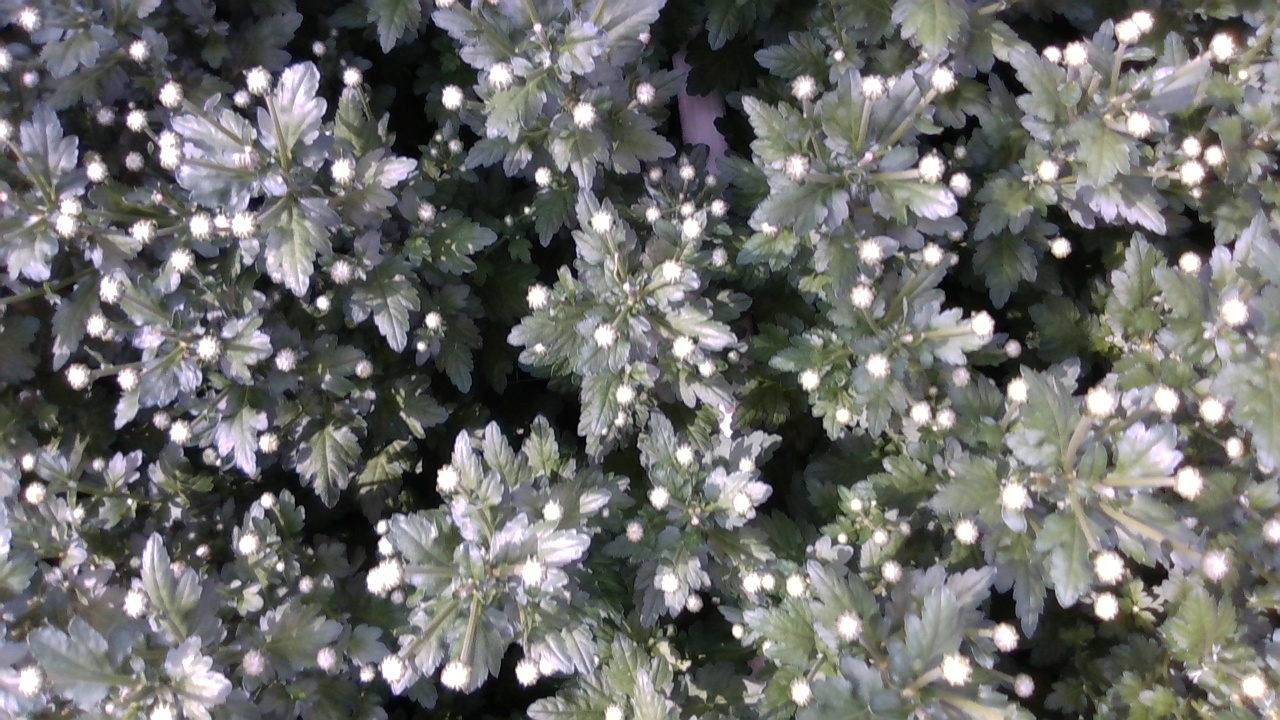
#> input picture examples/input_image.jpg, 1280 x 720 px
$ python main.py ../examples/input_image.jpg out.png out.png
#> lines starting #> are read from the running program, lines starting #| are printed output that depends on the picture; after the words box and inside, x2 and y2 are one past the last pixel; in counts of white or black regions, pixels touching at a corner belong together
### src/utils.py
import cv2
import numpy as np
import pandas as pd
from typing import List, Tuple


def adjust_brightness_and_contrast(
    img: np.ndarray, contrast: float = 1.0, brightness: int = 0
) -> np.ndarray:
    """
    Adjust brightness and contrast to make the buds more visible.
    """
    return cv2.convertScaleAbs(img, alpha=contrast, beta=brightness)


def convert_to_hsv(img: np.ndarray) -> np.ndarray:
    """
    Convert image to HSV color space, in order to easier filter white color.
    """
    return cv2.cvtColor(img, cv2.COLOR_BGR2HSV)


def threshold_hsv(hsv: np.ndarray, lower_white: np.ndarray, upper_white: np.ndarray) -> np.ndarray:
    return cv2.inRange(hsv, lower_white, upper_white)


def apply_bitwise_and(img: np.ndarray, mask: np.ndarray) -> np.ndarray:
    return cv2.bitwise_and(img, img, mask=mask)


def convert_to_gray(img: np.ndarray) -> np.ndarray:
    return cv2.cvtColor(img, cv2.COLOR_BGR2GRAY)


def apply_threshold(
    gray: np.ndarray, threshold_val: int, max_val: int, threshold_type: int
) -> np.ndarray:
    ret, thresh = cv2.threshold(gray, threshold_val, max_val, threshold_type)
    return thresh


def apply_morphology_ex(
    thresh: np.ndarray, kernel_size: Tuple[int, int], morphology_type: int
) -> np.ndarray:
    """
    Perform opening to remove small noise, using an elliptical kernel.
    """
    kernel = cv2.getStructuringElement(cv2.MORPH_ELLIPSE, kernel_size)
    return cv2.morphologyEx(thresh, morphology_type, kernel)


def apply_gaussian_blur(img: np.ndarray, blur_size: Tuple[int, int], sigma: int) -> np.ndarray:
    return cv2.GaussianBlur(img, blur_size, sigma)


def find_contours(
    img: np.ndarray, contour_retrieval_mode: int, contour_approximation_method: int
) -> List[np.ndarray]:
    contours, _ = cv2.findContours(img, contour_retrieval_mode, contour_approximation_method)
    return contours

def calculate_contour_statistics(contours: List[np.ndarray]) -> List[Tuple[float, Tuple[int, int]]]:
    contour_statistics = []

    for cnt in contours:
        # calculate area
        area = cv2.contourArea(cnt)

        # calculate center
        M = cv2.moments(cnt)
        if M["m00"] != 0:
            cX = int(M["m10"] / M["m00"])
            cY = int(M["m01"] / M["m00"])
        else:
            cX, cY = 0, 0

        contour_statistics.append((area, (cX, cY)))

    return contour_statistics

def draw_contours(
    img: np.ndarray,
    contours: List[np.ndarray],
    color: Tuple[int, int, int] = (0, 255, 0),
    thickness: int = 3,
) -> np.ndarray:
    """
    The function calculates the average contour area and draws only the contours whose area is less than or
    equal to the average area + a delta.
    """
    avg_area = np.mean([cv2.contourArea(cnt) for cnt in contours])
    for cnt in contours:
        if cv2.contourArea(cnt) <= avg_area + 1000:
            cv2.drawContours(img, [cnt], -1, color, thickness)
    return img

def save_statistics_to_csv(contour_statistics: List[Tuple[float, Tuple[int, int]]], output_csv_path: str) -> None:
    data = {
        'contour_area': [area for area, _ in contour_statistics],
        'CX': [cx for _, (cx, _) in contour_statistics],
        'CY': [cy for _, (_, cy) in contour_statistics]
    }
    df = pd.DataFrame(data)
    df.to_csv(output_csv_path, index=False)

def apply_image_processing(orig_img: np.ndarray) -> Tuple[np.ndarray, List[np.ndarray]]:
    img = orig_img.copy()
    img = adjust_brightness_and_contrast(img, contrast=1.9, brightness=-127)
    hsv = convert_to_hsv(img)

    # Filtering HSV image to select white color
    lower_white = np.array([0, 0, 255])
    upper_white = np.array([255, 200, 255])
    mask = threshold_hsv(hsv, lower_white, upper_white)
    img = apply_bitwise_and(img, mask)

    # Morphological operations
    gray = convert_to_gray(img)
    thresh = apply_threshold(gray, 200, 255, cv2.THRESH_OTSU)
    opening = apply_morphology_ex(thresh, (9, 9), cv2.MORPH_OPEN)
    opening = apply_gaussian_blur(opening, (5, 5), 2)

    # Find contours
    contours = find_contours(opening, cv2.RETR_LIST, cv2.CHAIN_APPROX_SIMPLE)

    # Convert color style from BGR to RGB
    img_rgb = cv2.cvtColor(orig_img, cv2.COLOR_BGR2RGB)

    # Draw only the contours whose area is less than or equal to the average area
    img_rgb = draw_contours(img_rgb, contours)

    return img_rgb, contours

### src/main.py
import cv2
import argparse
from src.utils import apply_image_processing, save_statistics_to_csv, calculate_contour_statistics


def main(input_image_path, output_image_path, output_csv_path):
#> called with input_image_path = '../examples/input_image.jpg', output_image_path = 'out.png', output_csv_path = 'out.png'
    orig_img = cv2.imread(input_image_path)
#> orig_img is the input picture: shape (720, 1280, 3); mean B, G, R 105.6, 107.7, 107.3

    img_rgb, contours = apply_image_processing(orig_img)
#> in adjust_brightness_and_contrast, `return cv2.convertScaleAbs(img, alpha=contrast, beta=brightness)`:
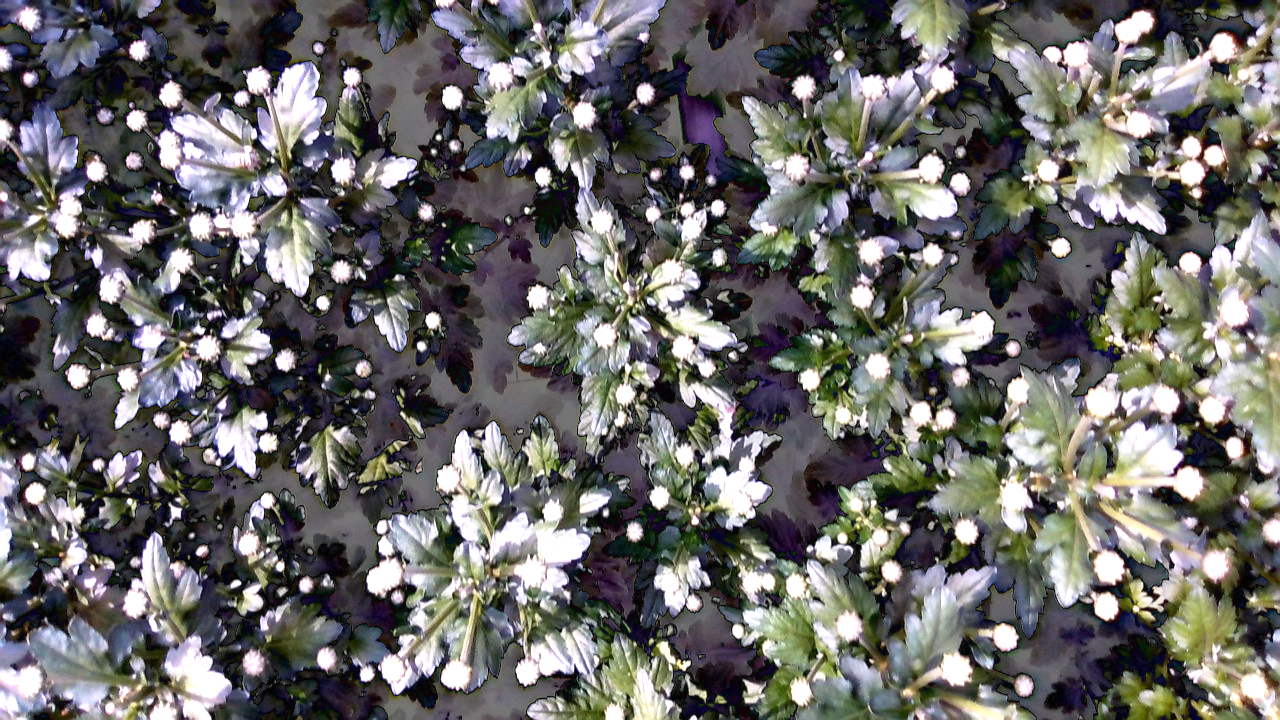
#> returned value: shape (720, 1280, 3); mean of channels 0, 1, 2 103, 104.5, 105.6; drawn as B, G, R
#> in convert_to_hsv, `return cv2.cvtColor(img, cv2.COLOR_BGR2HSV)`: returned value: shape (720, 1280, 3); mean H, S, V 79.8, 69.3, 113.9
#> in threshold_hsv, `return cv2.inRange(hsv, lower_white, upper_white)`:
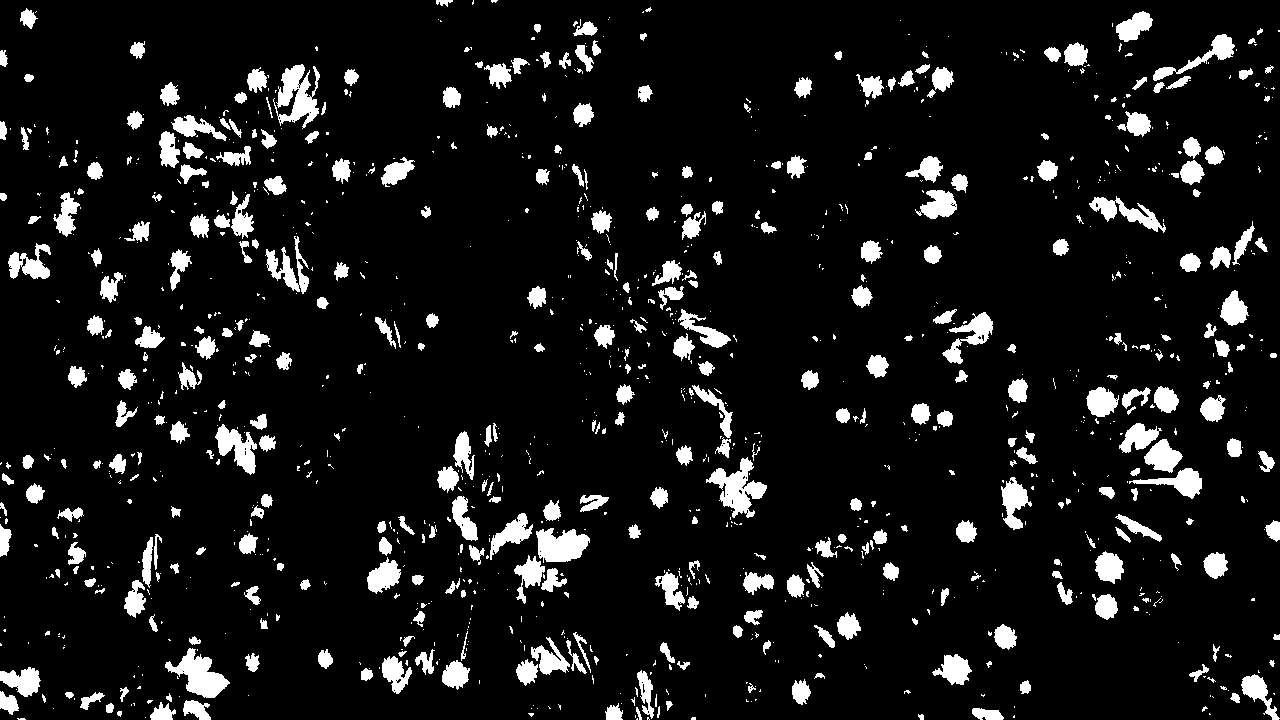
#> returned value: shape (720, 1280); 8.9% white; 1201 white regions (804 under 20 px), largest, box (x1, y1, x2, y2) and area: (706, 457, 767, 518) 1583, (273, 64, 320, 129) 1565, (165, 648, 230, 698) 1498
#> in apply_threshold, `ret, thresh = cv2.threshold(gray, threshold_val, max_val, threshold_ty..`: ret = 0
#> in apply_morphology_ex, `return cv2.morphologyEx(thresh, morphology_type, kernel)`:
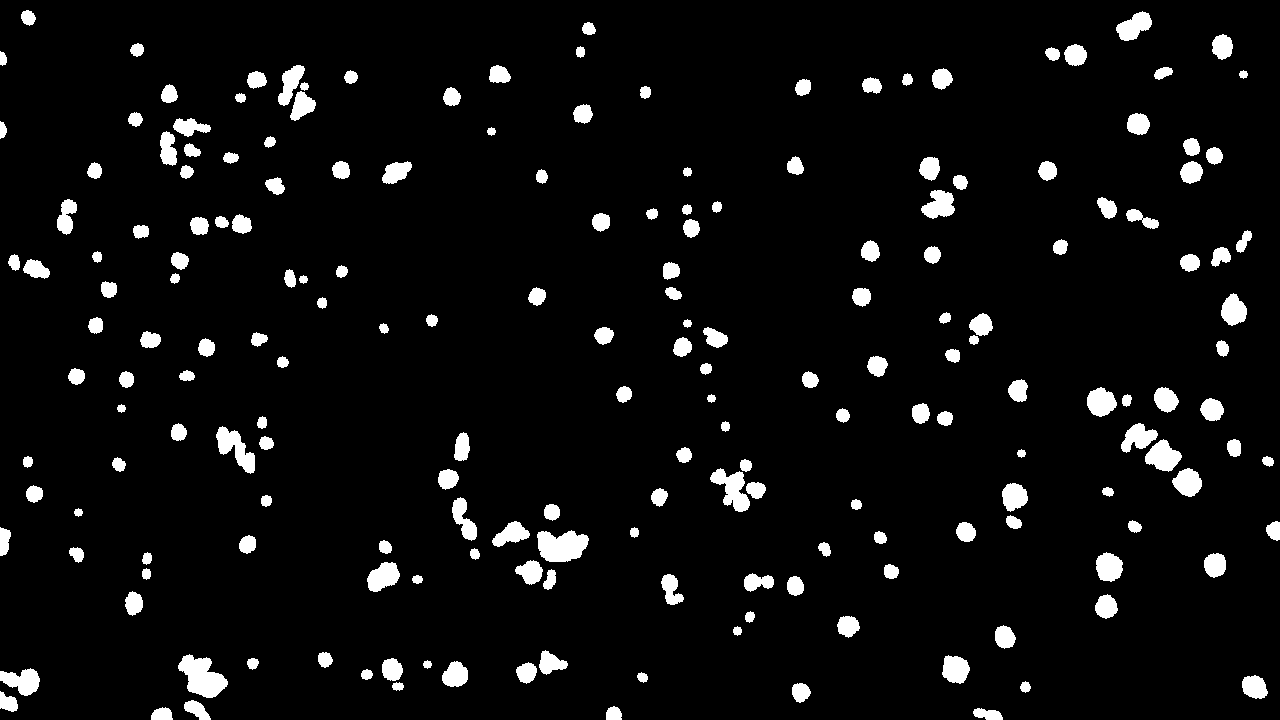
#> returned value: shape (720, 1280); 5.5% white; 197 white regions
#> in find_contours, `contours, _ = cv2.findContours(img, contour_retrieval_mode, contour_ap..`: contours = 182 contours, 6 with area under 20; largest, box (x1, y1, x2, y2) and area: (1119, 421, 1204, 499) 2675, (513, 528, 591, 592) 2508, (708, 457, 768, 514) 1811, (176, 652, 230, 700) 1636, (276, 63, 318, 123) 1562
#> in draw_contours, `avg_area = np.mean([cv2.contourArea(cnt) for cnt in contours])`: avg_area = 417.8
#> the loop in draw_contours, `for cnt in contours:` made 182 passes
#> cnt on pass 5: [[16, 695], [17, 694], [18, 695], [17, 696]]
#> after the loop in draw_contours, `for cnt in contours:`:
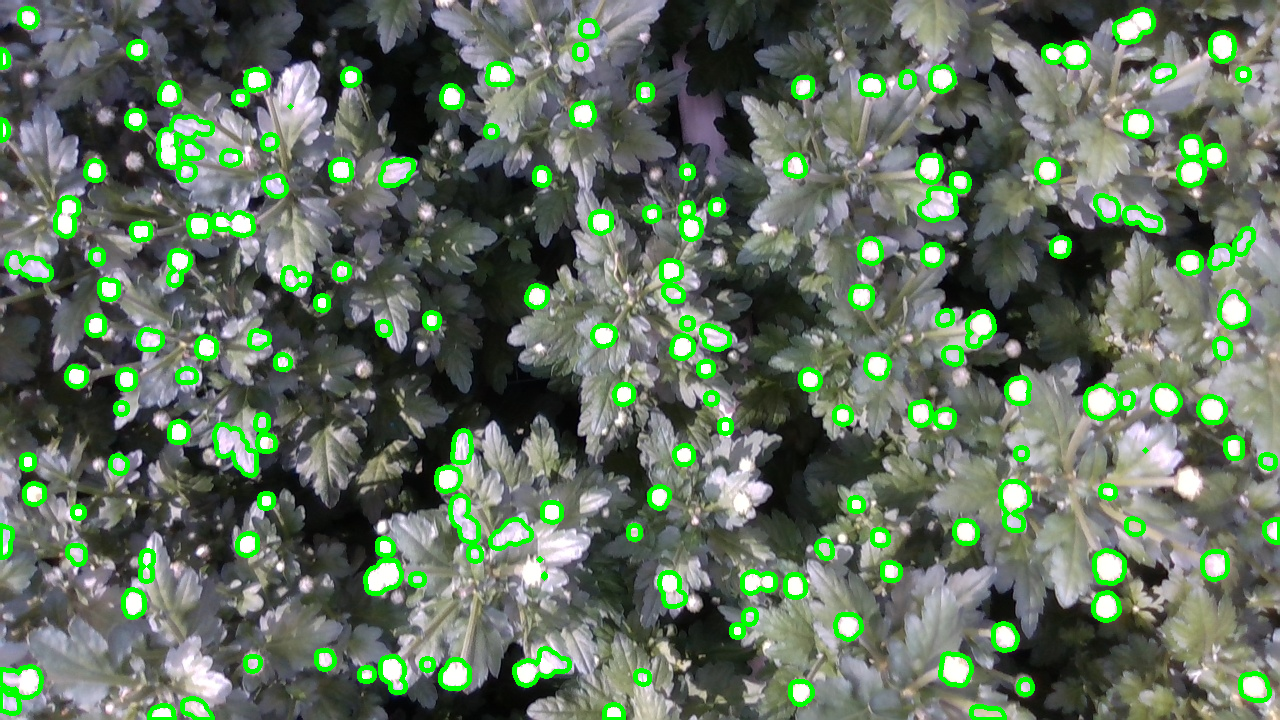
#> img: shape (720, 1280, 3); mean R, G, B 97.2, 114, 95.7

    contour_statistics = calculate_contour_statistics(contours)
#> the loop in calculate_contour_statistics, `for cnt in contours:` made 182 passes
#> (area, cX, cY) on passes 1, 2, 3, 4, 6, 7, 8, 9, 10, 11, 12, 13: (361, 986, 713), (297.5, 161, 712), (252.5, 613, 712), (439.5, 196, 708), (418, 800, 691), (176, 1025, 686), (644, 1254, 686), (165.5, 642, 676), (182.5, 366, 674), (1279.5, 18, 686), (684.5, 454, 674), (124, 427, 664)
#> (area, cX) on pass 100: (394, 603)
#> after the loop in calculate_contour_statistics, `for cnt in contours:`: contour_statistics = 182 items
#> contour_statistics = 182 items

    # Write the output image
    cv2.imwrite(output_image_path, cv2.cvtColor(img_rgb, cv2.COLOR_RGB2BGR))

    # Save the contour statistics to a CSV
    save_statistics_to_csv(contour_statistics, output_csv_path)
#> in save_statistics_to_csv, `df = pd.DataFrame(data)`: df = table of 182 rows and 3 columns


if __name__ == "__main__":
    parser = argparse.ArgumentParser()
    parser.add_argument("input_image_path", type=str)
    parser.add_argument("output_image_path", type=str)
    parser.add_argument("output_csv_path", type=str)
    args = parser.parse_args()

    main(args.input_image_path, args.output_image_path, args.output_csv_path)
